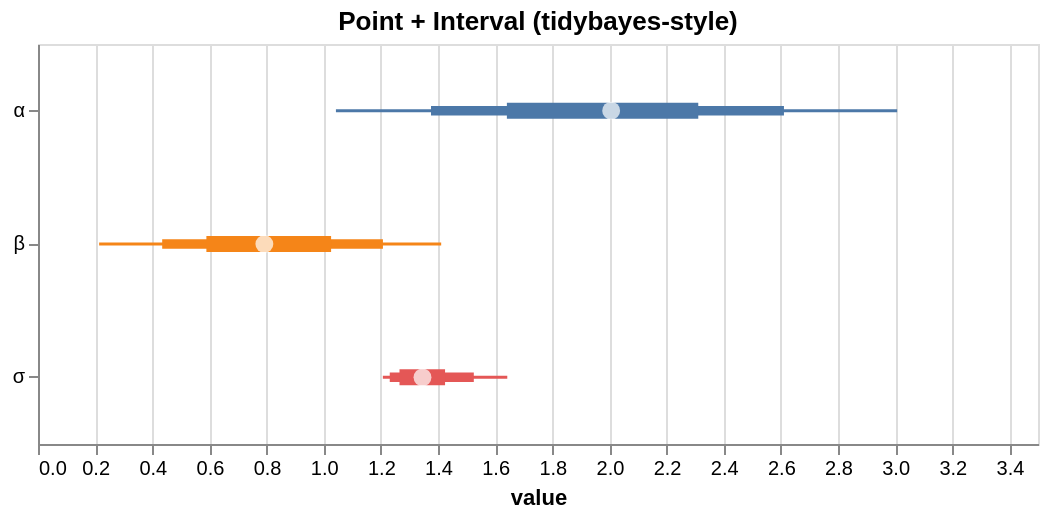

Vega-Lite specification stored for this chart:
### Vega-Lite specification from a JSON file in a GitHub repository (floating-point values rounded to 4 significant figures)
{"$schema": "https://vega.github.io/schema/vega-lite/v5.json", "height": 200, "layer": [{"encoding": {"x2": {"field": "hi_0_95_"}, "x": {"field": "lo_0_95_", "title": "value", "type": "quantitative"}, "color": {"field": "parameter", "type": "nominal", "legend": null}, "y": {"axis": {"title": null}, "field": "parameter", "type": "nominal"}}, "mark": {"strokeWidth": 1.5, "type": "rule"}}, {"encoding": {"x2": {"field": "hi_0_8_"}, "x": {"field": "lo_0_8_", "title": "value", "type": "quantitative"}, "color": {"field": "parameter", "type": "nominal", "legend": null}, "y": {"axis": {"title": null}, "field": "parameter", "type": "nominal"}}, "mark": {"strokeWidth": 4.75, "type": "rule"}}, {"encoding": {"x2": {"field": "hi_0_5_"}, "x": {"field": "lo_0_5_", "title": "value", "type": "quantitative"}, "color": {"field": "parameter", "type": "nominal", "legend": null}, "y": {"axis": {"title": null}, "field": "parameter", "type": "nominal"}}, "mark": {"strokeWidth": 8.0, "type": "rule"}}, {"encoding": {"x": {"field": "__point__", "type": "quantitative"}, "y": {"field": "parameter", "type": "nominal"}}, "mark": {"filled": true, "color": "white", "size": 80, "type": "point"}}], "data": {"values": [{"parameter": "α", "lo_0_95_": 1.043, "lo_0_8_": 1.376, "hi_0_8_": 2.611, "hi_0_5_": 2.311, "__point__": 2.006, "hi_0_95_": 3.007, "lo_0_5_": 1.641}, {"parameter": "β", "lo_0_95_": 0.214, "lo_0_8_": 0.4347, "hi_0_8_": 1.207, "hi_0_5_": 1.026, "__point__": 0.7923, "hi_0_95_": 1.411, "lo_0_5_": 0.5894}, {"parameter": "σ", "lo_0_95_": 1.207, "lo_0_8_": 1.231, "hi_0_8_": 1.525, "hi_0_5_": 1.425, "__point__": 1.346, "hi_0_95_": 1.642, "lo_0_5_": 1.265}]}, "title": "Point + Interval (tidybayes-style)", "width": 500}
